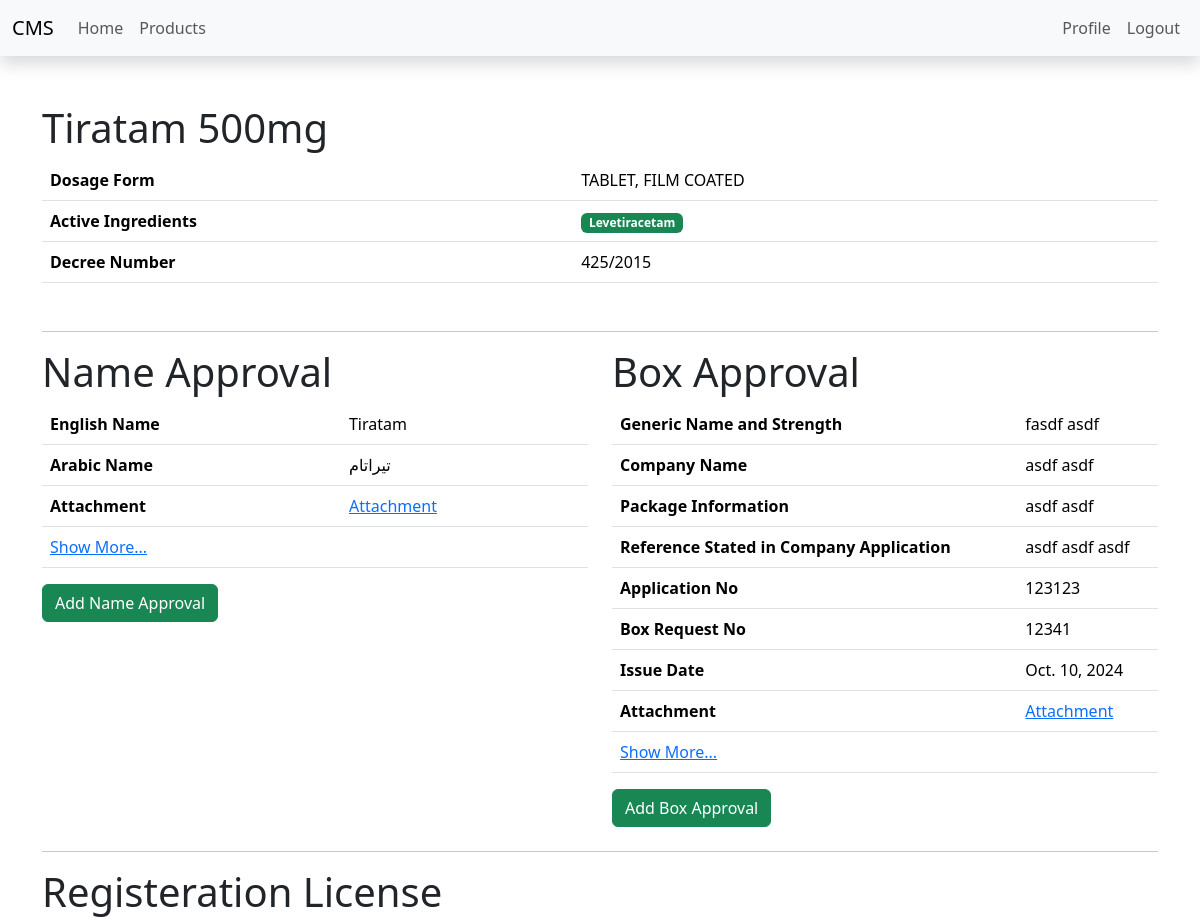
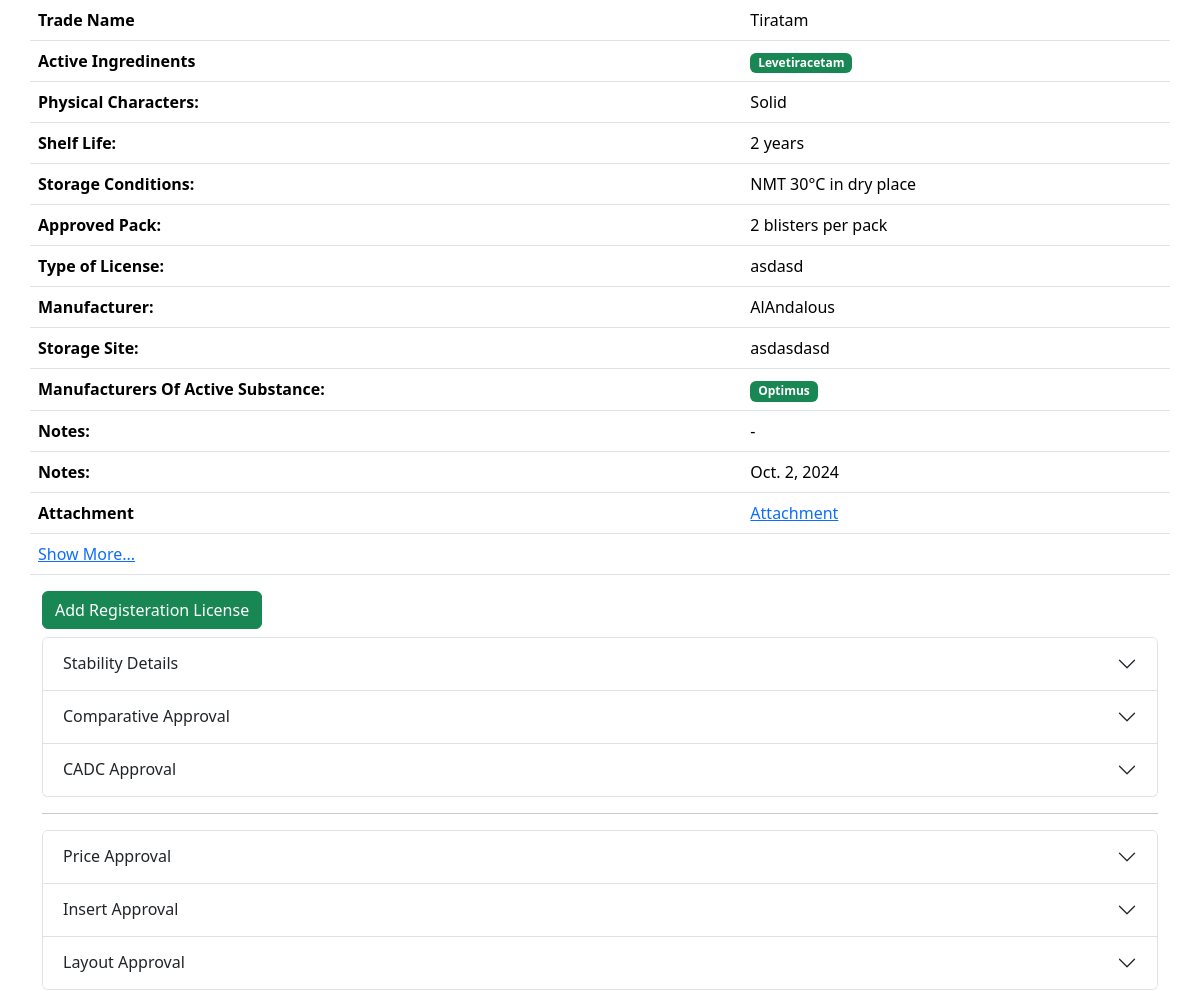
Page /products/3 (signed in) on the committed database (2 pictures, top to bottom).
### products/models.py (models this page shows, shortened)
class Product(models.Model):
    class Meta:
        ordering = ["name"]
    name = models.CharField(max_length=1000)
    dosage_form = models.ForeignKey(DosageForm, on_delete=models.CASCADE,default=1)
    active_ingredients = models.CharField(max_length=1000)
    decree_no = models.ForeignKey(RegisterationDecree,on_delete=models.CASCADE,default=1)

class DosageForm(models.Model):
    dosage_form = models.CharField(max_length=300)
    code = models.CharField(max_length=6)
    def __str__(self):
        return self.dosage_form

class RegisterationDecree(models.Model):
    decree_no = models.IntegerField(default=296)
    year = models.IntegerField(default=2009)
    def __str__(self):
        return str(self.decree_no) + "/" + str(self.year)

class NameApproval(models.Model):
    english_name = models.CharField(max_length=1000)
    arabic_name =  models.CharField(max_length=1000)
    issuance_date = models.DateField(null=True)
    attachment = models.FileField(upload_to=upload_to)
    product = models.ForeignKey(Product,on_delete=models.CASCADE)

class BoxApproval(models.Model):
    generic_name_and_strength = models.CharField(max_length=1000)
    company_name = models.CharField(max_length=1000)
    package_information = models.CharField(max_length=1000)
    reference_stated_in_company_application = models.CharField(max_length=1000)
    application_no = models.IntegerField()
    box_request_number = models.IntegerField()
    issue_date = models.DateField()
    attachment = models.FileField(upload_to=upload_to)
    product = models.ForeignKey(Product,on_delete=models.CASCADE)

class RegisterationLicense(models.Model):
    trade_name = models.CharField(max_length=100)
    active_ingredients = models.CharField(max_length=400)
    physical_character = models.CharField(max_length=400)
    shelf_life = models.CharField(max_length=400)
    storage_condition = models.CharField(max_length=100)
    approved_pack = models.CharField(max_length=200)
    price = models.CharField(max_length=100)
    type_of_license = models.CharField(max_length=100)
    license_holder = models.CharField(max_length=100)
    manufacturer = models.CharField(max_length=1000)
    storage_site = models.CharField(max_length=1000)
    manufacturer_of_active_substance = models.CharField(max_length=3000)
    notes = models.TextField(null=True)
    issuance_date = models.DateField()
    attachment = models.FileField(upload_to=upload_to)
    decree_no = models.ForeignKey(RegisterationDecree,on_delete=models.CASCADE)
    registeration_number = models.CharField(max_length=20)
    invalidation_date = models.DateField()
    product = models.ForeignKey(Product,on_delete=models.CASCADE)

### products/views.py (the view)
# urls.py: path('<pk>',DetailProduct.as_view(),name="detail_product"),
class DetailProduct(DetailView):
    model = Product
    context_object_name = "product"
    template_name = "./product/detail_product.html"
    def get_object(self):
        pk = self.kwargs["pk"]
        product= Product.objects.prefetch_related().get(pk=pk)
        return product

### products/templatetags/sharedutils.py (called while the page is built)
@register.filter(name="split")
def split(data,delimiter):
    return data.split(delimiter)

### Templates/Product/detail_product.html (shortened to what this page needs)
{% extends "../__layout__.html" %}
{% load static %}
{% load sharedutils  %}
{% block content %}
<div class="container">
    <div class="my-5 rounded">
        <h1>{{ product.name }}</h1>
        <table class="table">
            <tbody>
                <tr>
                    <th scope="row">Dosage Form</th>
                    <td>{{ product.dosage_form }}</td>
                </tr>
                <tr>
                    <th scope="row">Active Ingredients</th>
                    <td>
                        {% for API in product.active_ingredients|split:","  %}
                        <b class="badge bg-success">{{API}}</b>
                        {% endfor %}
                    </td>
                </tr>
                <tr>
                    <th scope="row">Decree Number</th>
                    <td>{{ product.decree_no }}</td>
                </tr>
            </tbody>
        </table>
    </div>
    <hr>
    {% if product.decree_no.decree_no != 296 %}
    <div class="row pb-2">
        <div class="col-md-6 rounded">
            <h1>Name Approval</h1>
            {% if product.nameapproval_set.last != None %}
            <table class="table">
                <tbody>
                    {% with product.nameapproval_set.last as nameapproval %}
                    <tr>
                        <th scope="row">English Name</th>
                        <td>{{ nameapproval.english_name }}</td>
                    </tr>
                    <tr>
                        <th scope="row">Arabic Name</th>
                        <td>{{ nameapproval.arabic_name }}</td>
                    </tr>
                    <tr>
                        <th scope="row">Attachment</th>
                        <td><a id="approvalName" target="_blank"
                                href="/media/{{ nameapproval.attachment }}">Attachment</a>
                        </td>
                    </tr>
                    {% endwith %}
                    <tr>
                        <td colspan="2"><a href="{% url 'product:list_nameapproval' pk=product.pk %}">Show More...</a>
                        </td>
                    </tr>
                </tbody>
            </table>
            {% else %}
            <p class="text-center display-5">No name approval...</p>
            {% endif %}
            <a href="{% url 'product:create_nameapproval' product.pk %}" class="btn btn-success">Add Name Approval</a>
        </div>
        <div class="col-md-6 rounded">
            <h1>Box Approval</h1>
            {% if product.boxapproval_set.last != None %}
            <table class="table">
                <tbody>
                    {% with product.boxapproval_set.last as boxapproval %}
                    <tr>
                        <th scope="row">Generic Name and Strength</th>
                        <td>{{ boxapproval.generic_name_and_strength }}</td>
                    </tr>
                    <tr>
                        <th scope="row">Company Name</th>
                        <td>{{ boxapproval.company_name }}</td>
                    </tr>
                    <tr>
                        <th scope="row">Package Information</th>
                        <td>{{ boxapproval.package_information }}</td>
                    </tr>
                    <tr>
                        <th scope="row">Reference Stated in Company Application</th>
                        <td>{{ boxapproval.reference_stated_in_company_application }}</td>
                    </tr>
                    <tr>
                        <th scope="row">Application No</th>
                        <td>{{ boxapproval.application_no }}</td>
                    </tr>
                    <tr>
                        <th scope="row">Box Request No</th>
                        <td>{{ boxapproval.box_request_number }}</td>
                    </tr>
                    <tr>
                        <th scope="row">Issue Date</th>
                        <td>{{ boxapproval.issue_date }}</td>
                    </tr>
                    <tr>
                        <th scope="row">Attachment</th>
                        <td><a id="boxApproval" target="_blank"
                                href="/media/{{ boxapproval.attachment }}">Attachment</a>
                        </td>
                    </tr>
                    {% endwith %}
                    <tr>
                        <td colspan="2"><a href="{% url 'product:list_boxapproval' pk=product.pk %}">Show More...</a>
                        </td>
                    </tr>
                </tbody>
            </table>
            {% else %}
            <p class="text-center display-5">No Box approval...</p>
            {% endif %}
            <a href="{% url 'product:create_boxapproval' product.pk %}" class="btn btn-success">Add Box Approval</a>
        </div>
    </div>
    <hr>
    {% endif %}
    <div class="pb-2">
        <h1>Registeration License</h1>
        <div class="row rounded">
            {% if product.registerationlicense_set.last != None %}
            <table class="table">
                <tbody>
                    {% with product.registerationlicense_set.last as registerationlicense %}
                    <tr>
                        <th scope="row">Trade Name</th>
                        <td>{{ registerationlicense.trade_name }}</td>
                    </tr>
                    <tr>
                        <th scope="row">Active Ingredinents</th>
                        <td>
                            {% for API in registerationlicense.active_ingredients|split:"," %}
                            <b class="badge bg-success">{{ API }}</b>
                            {% endfor %}
                        </td>
                    </tr>
                    <tr>
                        <th scope="row">Physical Characters:</th>
                        <td>{{ registerationlicense.physical_character }}</td>
                    </tr>
                    <tr>
                        <th scope="row">Shelf Life:</th>
                        <td>{{ registerationlicense.shelf_life }}</td>
                    </tr>
                    <tr>
                        <th scope="row">Storage Conditions:</th>
                        <td>{{ registerationlicense.storage_condition }}</td>
                    </tr>
                    <tr>
                        <th scope="row">Approved Pack:</th>
                        <td>{{ registerationlicense.approved_pack }}</td>
                    </tr>
                    <tr>
                        <th scope="row">Type of License:</th>
                        <td>{{ registerationlicense.type_of_license }}</td>
                    </tr>
                    <tr>
                        <th scope="row">Manufacturer:</th>
                        <td>{{ registerationlicense.manufacturer }}</td>
                    </tr>
                    <tr>
                        <th scope="row">Storage Site:</th>
                        <td>{{ registerationlicense.storage_site }}</td>
                    </tr>
                    <tr>
                        <th scope="row">Manufacturers Of Active Substance:</th>
                        <td>
                            {% for manufacturer in registerationlicense.manufacturer_of_active_substance|split:","  %}
                            <b class="badge bg-success">{{ manufacturer }}</b>
                            {% endfor %}
                        </td>
                    </tr>
                    <tr>
                        <th scope="row">Notes:</th>
                        <td>
                            {{ registerationlicense.notes }}
                        </td>
                    </tr>
                    <tr>
                        <th scope="row">Notes:</th>
                        <td>
                            {{ registerationlicense.issuance_date }}
                        </td>
                    </tr>
                    <tr>
                        <th scope="row">Attachment</th>
                        <td><a id="registerationlicense" target="_blank"
                                href="/media/{{ registerationlicense.attachment }}">Attachment</a>
                        </td>
                    </tr>
                    {% endwith %}
                    <tr>
                        <td colspan="2"><a href="{% url 'product:list_nameapproval' pk=product.pk %}">Show More...</a>
                        </td>
                    </tr>
                </tbody>
            </table>
            {% else %}
            <p class="text-center display-5">No Registeration License Added Yet...</p>
            {% endif %}
        </div>
        <a href="{% url 'product:create_registerationlicense' product.pk %}" class="btn btn-success">Add Registeration
            License</a>
    </div>
    <div class="accordion" id="Details">
        <div class="accordion-item">
            <h2 class="accordion-header" id="stabilityHeading">
                <button class="accordion-button collapsed" type="button" data-bs-toggle="collapse"
                    data-bs-target="#StabilityBody" aria-controls="StabilityBody">
                    Stability Details
                </button>
            </h2>
        </div>
        <div class="accordion-item">
            <h2 class="accordion-header" id="headingTwo">
                <button class="accordion-button collapsed" type="button" data-bs-toggle="collapse"
                    data-bs-target="#comparativeApproval" aria-expanded="false" aria-controls="comparativeApproval">
                    Comparative Approval
                </button>
            </h2>
        </div>
        <div class="accordion-item">
            <h2 class="accordion-header" id="headingThree">
                <button class="accordion-button collapsed" type="button" data-bs-toggle="collapse"
                    data-bs-target="#collapseThree" aria-expanded="false" aria-controls="collapseThree">
                    CADC Approval
                </button>
            </h2>
        </div>
    </div>
    <hr>
    <div class="accordion" id="Details">
        <div class="accordion-item">
            <h2 class="accordion-header" id="stabilityHeading">
                <button class="accordion-button collapsed" type="button" data-bs-toggle="collapse"
                    data-bs-target="#PriceApproval" aria-controls="PriceApproval">
                    Price Approval
                </button>
            </h2>
        </div>
        <div class="accordion-item">
            <h2 class="accordion-header" id="headingTwo">
                <button class="accordion-button collapsed" type="button" data-bs-toggle="collapse"
                    data-bs-target="#InsertApproval" aria-expanded="false" aria-controls="InsertApproval">
                    Insert Approval
                </button>
            </h2>
        </div>
        <div class="accordion-item">
            <h2 class="accordion-header" id="headingThree">
                <button class="accordion-button collapsed" type="button" data-bs-toggle="collapse"
                    data-bs-target="#LayoutApproval" aria-expanded="false" aria-controls="LayoutApproval">
                    Layout Approval
                </button>
            </h2>
        </div>
    </div>
</div>
{% endblock %}

### Static/css/main.css (style rules this page uses)
* { overflow-wrap: break-word !important; }
b.badge { display:inline-block; overflow-wrap: break-word !important; }

### rows in the picture
Product: name "Tiratam 500mg", dosage_form "TABLET, FILM COATED", active_ingredients "Levetiracetam", decree_no "425/2015"
NameApproval: english_name "Tiratam", arabic_name "تيراتام"
BoxApproval: generic_name_and_strength "fasdf asdf", company_name "asdf asdf", package_information "asdf asdf", reference_stated_in_company_application "asdf asdf asdf", application_no "123123", box_request_number "12341", issue_date "Oct. 10, 2024"
RegisterationLicense: trade_name "Tiratam", active_ingredients "Levetiracetam", physical_character "Solid", shelf_life "2 years", storage_condition "NMT 30°C in dry place", approved_pack "2 blisters per pack", type_of_license "asdasd", manufacturer "AlAndalous", storage_site "asdasdasd", manufacturer_of_active_substance "Optimus", notes "-", issuance_date "Oct. 2, 2024"
